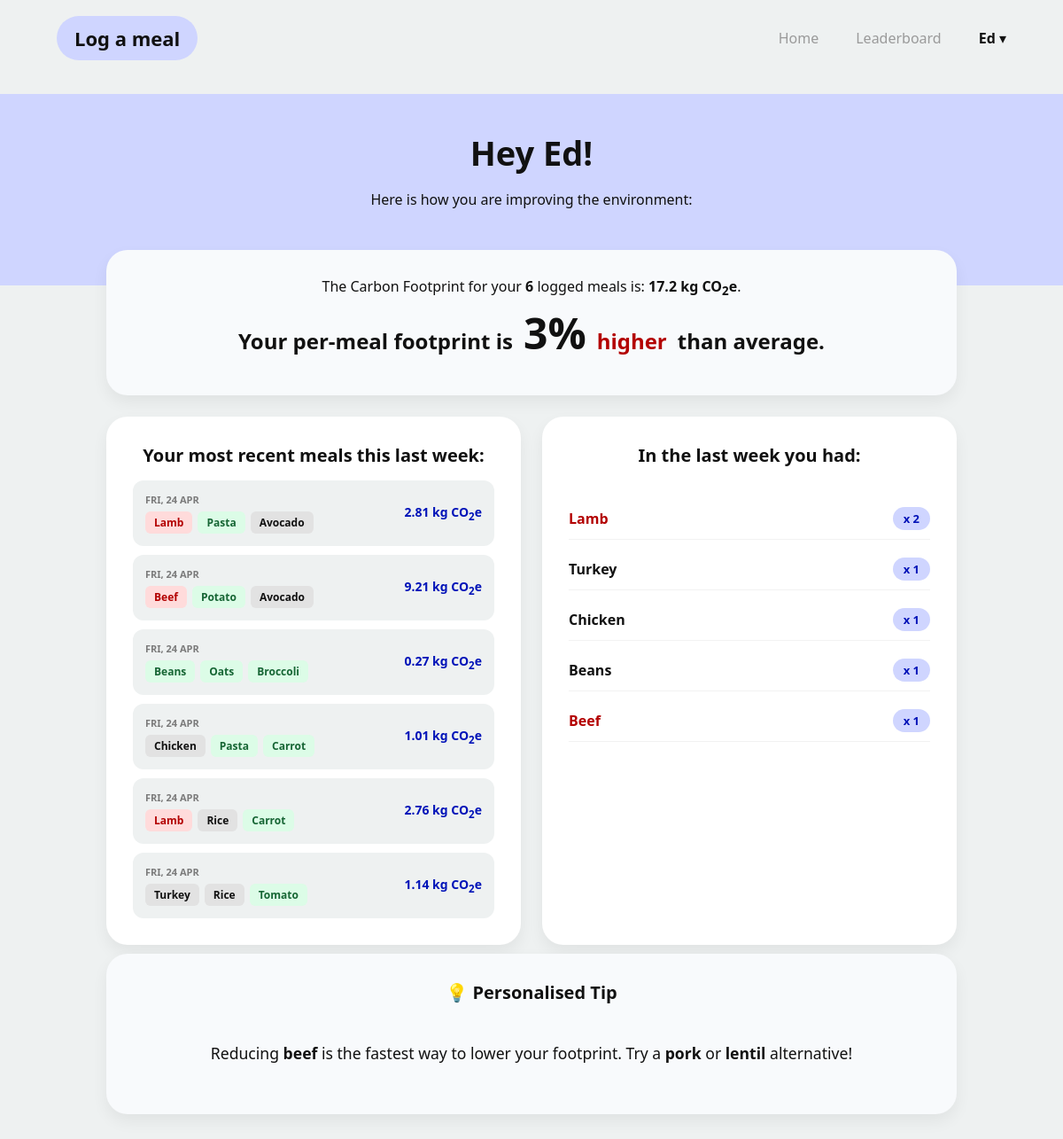
The app's page / (signed in), older data.
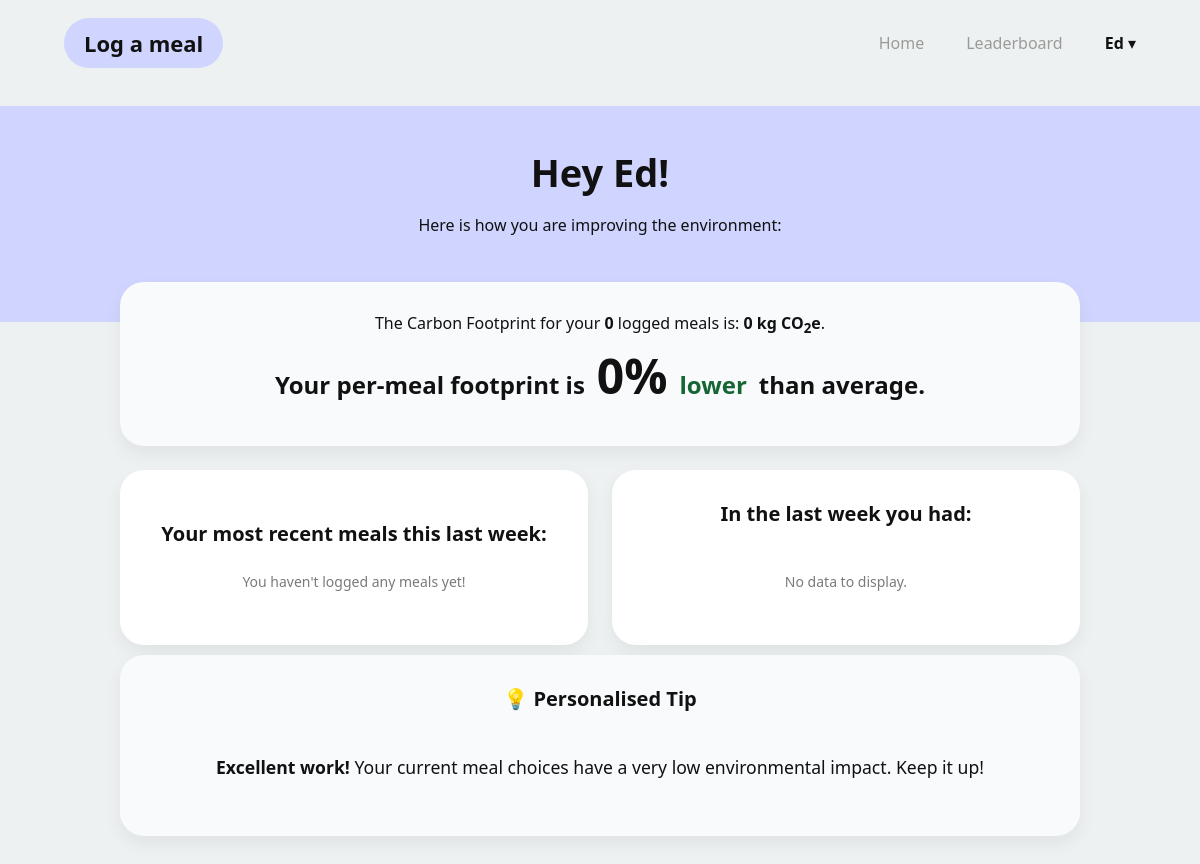
The same page, newer data.
### app/models.py (models this page shows, shortened)
class User(db.Model, UserMixin):
    __tablename__ = 'users'
    id: so.Mapped[int] = so.mapped_column(primary_key=True)
    username: so.Mapped[str] = so.mapped_column(sa.String(63), index=True, unique=True)
    email: so.Mapped[str] = so.mapped_column(sa.String(119), index=True, unique=True)
    password_hash: so.Mapped[Optional[str]] = so.mapped_column(sa.String(255))
    weekly_score: so.Mapped[int] = so.mapped_column(sa.Integer, index=True, default=0)
    meals: so.Mapped[list['Meal']] = so.relationship(back_populates='user')

class Meal(db.Model):
    id: so.Mapped[int] = so.mapped_column(primary_key=True)
    carb: so.Mapped[str] = so.mapped_column(sa.String(16))
    protein: so.Mapped[str] = so.mapped_column(sa.String(16))
    veg: so.Mapped[str] = so.mapped_column(sa.String(16))
    total_emissions: so.Mapped[float] = so.mapped_column(sa.Float, default=0)
    date_added: so.Mapped[str] = so.mapped_column(sa.Date, default=date.today())
    user_id: so.Mapped[int] = so.mapped_column(sa.ForeignKey(User.id), index=True)
    user: so.Mapped[User] = so.relationship(back_populates='meals')
    def get_qualitative_impact(self):
        if self.total_emissions < 0.5:
            qualitative_impact = "very_low"
        elif self.total_emissions < 1:
            qualitative_impact = "low"
        elif self.total_emissions < 2:
            qualitative_impact = "medium"
        elif self.total_emissions < 3:
            qualitative_impact = "high"
        else:
            qualitative_impact = "very_high"
        return qualitative_impact

### app/routes.py (the view)
@app.route("/", methods=["GET", "POST"])
def index():
    if current_user.is_authenticated:
        seven_days_ago = datetime.now().date() - timedelta(days=7)
        weekly_meals = [m for m in current_user.meals if m.date_added >= seven_days_ago]
        sorted_weekly_meals = sorted(weekly_meals, key=lambda x: x.id, reverse=True)
        tip_subset = sorted_weekly_meals[:7]
        tip_proteins = [m.protein.lower() for m in tip_subset]
        protein_count = {}
        weekly_total = 0
        for meal in weekly_meals:
            weekly_total += meal.total_emissions
            protein_count[meal.protein] = protein_count.get(meal.protein, 0) + 1
        sorted_protein_count = dict(
            sorted(protein_count.items(), key=lambda item: item[1],
                   reverse=True))  # just so it lists the protein count in the 'in the last week you had' in order of quantity (desc)
        num_meals = len(weekly_meals)
        comparison_delta = 0
        comparison_label = "lower"  # Default
        if num_meals > 0:
            user_avg_meal = weekly_total / num_meals
            global_avg_meal = 2.78
            raw_percent = (user_avg_meal / global_avg_meal) * 100
            comparison_delta = int(abs(100 - raw_percent))
            comparison_label = "higher" if raw_percent > 100 else "lower"
        return render_template("index.html",
                               meals_to_display=sorted_weekly_meals,
                               tip_proteins = tip_proteins,
                               protein_count=sorted_protein_count,
                               weekly_total=weekly_total,
                               num_meals=num_meals,
                               comparison_delta=comparison_delta,
                               comparison_label=comparison_label,
                               user_name=current_user.username)
    else:
        return render_template("LandingPage.html")

### app/models.py (called while the page is built)
@login.user_loader
def load_user(id):
    return db.session.get(User, int(id))

### app/templates/index.html (shortened to what this page needs)
{% extends "base.html" %}
{% block styles %}
<link rel="stylesheet" href="{{ url_for('static', filename='css/page_style.css') }}">
{% endblock %}
{% block content %}
<main class="dash">
    <section class="dash-hero">
        <h1 class="dash-title">{{"Hey " + user_name +"!" if user_name else "You are not logged in" }}</h1>
        <p class="dash-subtitle">Here is how you are improving the environment:</p>
    </section>
    <section class="stats">
        <div class="stat-card stat-card--full">
            <div class="dash-subtitle">
                The Carbon Footprint for your <strong>{{ num_meals }}</strong> logged meals is: <strong>{{
                weekly_total|round(2) }} kg
                CO<sub>2</sub>e</strong>.
            </div>
            <div class="comparison-display">
                <span class="comparison-label">Your per-meal footprint is</span>
                <span class="comparison-value">{{ comparison_delta }}%</span>
                <span class="comparison-label {% if comparison_label == 'higher' %}text-red{% else %}text-green{% endif %}">
        {{ comparison_label }}
    </span>
                <span class="comparison-label">than average.</span>
            </div>
        </div>
        <div class="stat-card">
            <div class="stat-title">Your most recent meals this last week:</div>
            <div class="history-list">
                {% set high_impact = ['beef', 'lamb', 'shrimp'] %}
                {% set low_impact = ['tofu', 'lentils', 'chickpeas', 'beans', 'bread', 'potato', 'pasta', 'oats',
                'carrot', 'broccoli', 'tomato', 'onion'] %}
                {% for meal in meals_to_display %}
                <div class="history-item">
                    <div class="history-left">
                        <div class="history-date">{{ meal.date_added.strftime('%a, %d %b') }}</div>
                        <div class="history-ingredients">
                            <span class="ing-tag {% if meal.protein in high_impact %}ing-tag--high{% elif meal.protein in low_impact %}ing-tag--low{% endif %}">
                                {{ meal.protein }}
                            </span>
                            <span class="ing-tag {% if meal.carb in high_impact %}ing-tag--high{% elif meal.carb in low_impact %}ing-tag--low{% endif %}">
                                {{ meal.carb }}
                            </span>
                            <span class="ing-tag {% if meal.veg in high_impact %}ing-tag--high{% elif meal.veg in low_impact %}ing-tag--low{% endif %}">
                                {{ meal.veg }}
                            </span>
                        </div>
                    </div>
                    <div class="history-emission {% if meal.get_qualitative_impact() in ['high', 'very_high'] %}history-emission--high{% endif %}">
                        {{ meal.total_emissions|round(2) }} kg CO<sub>2</sub>e
                    </div>
                </div>
                {% else %}
                <div class="stat-label" style="margin-top: 10px;">You haven't logged any meals yet!</div>
                {% endfor %}
            </div>
        </div>
        <div class="stat-card stat-card--right">
            <div class="stat-title">In the last week you had:</div>
            <div class="freq-container">
                <div class="freq-list">
                    {% for k, v in protein_count.items() %}
                    <div class="freq-item">
                        <div class="freq-name {% if k in high_impact %}freq-name--high{% endif %}">
                            {{ k }}
                        </div>
                        <div class="freq-count">x {{ v }}</div>
                    </div>
                    {% else %}
                    <div class="stat-label" style="margin-top: 10px;">No data to display.</div>
                    {% endfor %}
                </div>
            </div>
        </div>
    </section>
    <section class="stats">
        <div class="stat-card stat-card--full" style="margin-top: 20px;">
            <div class="stat-title" style="text-align: center;">💡 Personalised Tip</div>
            <div class="tip-content" style="text-align: center; font-size: 1.1rem; padding: 10px 0;">
                {% if "beef" in tip_proteins %}
                <p>Reducing <strong>beef</strong> is the fastest way to lower your footprint. Try a
                    <strong>pork</strong> or <strong>lentil</strong> alternative!</p>
                {% elif "lamb" in tip_proteins %}
                <p><strong>Lamb</strong> has a high carbon cost. Consider swapping it for <strong>turkey</strong> or
                    <strong>beans</strong> next time.</p>
                {% elif "shrimp" in tip_proteins %}
                <p>Farmed <strong>shrimp</strong> can have a high impact. Have you tried <strong>wild-caught
                    fish</strong> or <strong>tofu</strong>?</p>
                {% elif "pork" in tip_proteins %}
                <p>You're doing great! Swapping <strong>pork</strong> for <strong>chickpeas</strong> or
                    <strong>tofu</strong> would lower your impact even further.</p>
                {% else %}
                <p><strong>Excellent work!</strong> Your current meal choices have a very low environmental impact. Keep
                    it up!</p>
                {% endif %}
            </div>
        </div>
    </section>
</main>
{% endblock %}

### app/templates/base.html (shortened to what this page needs)
<!DOCTYPE html>
<html lang="en">
<head>
    <link rel="stylesheet" href="{{ url_for('static', filename='css/style.css') }}">
    {% block styles %}{% endblock %}
</head>
<body>
<header class="nav">
    <div class="nav-inner">
        <div class="nav-brand">
            {% if current_user.is_authenticated %}
            <a href="{{ url_for('log_meal') }}">Log a meal</a>
            {% else %}
            <a href="#" class="nav-link--disabled">Log a meal</a>
            {% endif %}
        </div>
        <nav class="nav-links">
            <a href="{{ url_for('index') }}">Home</a>
            {% if current_user.is_authenticated %}
            <a href="{{ url_for('leaderboard') }}">Leaderboard</a>
            <div class="nav-user-dropdown">
                <button class="dropdown-trigger">
                    <strong>{{ current_user.username }}</strong> ▾
                </button>
            </div>
            {% else %}
            <a href="{{ url_for('login') }}">Login</a>
            <a href="{{ url_for('signup') }}" class="nav-cta">Sign Up</a>
            {% endif %}
        </nav>
    </div>
</header>
{% block content %}
{% endblock %}
</body>
</html>

### app/static/css/style.css (style rules this page uses)
*, *::before, *::after { box-sizing: border-box; }
:root { --bg-main: #ffffff; --bg-page: #eef1f1; --lavender: #cfd5ff; --blue-primary: #0b3dff; --blue-dark: #0013b8; --text-main: #111111; --text-muted: #7a7a7a; --text-nav: #9a9a9a; --card-bg: #ffffff; --shadow-sm: 0 8px 18px rgba(0, 0, 0, 0.06); --container-max: 1120px; --text-danger: #b30000; --bg-danger: #ffdbdb; --text-success: #166534; --bg-success: #dcfce7; }
body { margin: 0; font-family: system-ui, -apple-system, sans-serif; background: var(--bg-main); color: var(--text-main); }
.nav-inner { max-width: var(--container-max); margin: 0 auto; padding: 22px 24px; display: flex; align-items: center; justify-content: space-between; }
.nav-brand a { text-decoration: none; color: var(--text-main); font-weight: 700; font-size: 22px; padding: 10px 20px; border-radius: 999px; background: var(--lavender); transition: filter 0.2s; }
.nav-links { list-style: none; display: flex; align-items: center; gap: 42px; }
.nav-links a { text-decoration: none; color: var(--text-nav); font-weight: 500; }
.nav-user-dropdown { position: relative; display: inline-block; }
.dropdown-trigger { background: none; border: none; color: var(--text-main); font-size: 16px; cursor: pointer; padding: 10px 0; font-family: inherit; }
.nav-user-dropdown::after { content: ""; position: absolute; top: 100%; left: 0; width: 100%; height: 15px; }

### app/static/css/page_style.css (style rules this page uses)
body { background: var(--bg-page); }
.dash-hero { background: var(--lavender); padding: 40px 20px 70px; text-align: center; }
.dash-title { margin: 0; font-size: 38px; font-weight: 800; }
.stats { max-width: 1000px; margin: -40px auto 30px; padding: 0 20px; display: grid; grid-template-columns: 1fr 1fr; gap: 24px; }
.stat-card { background: var(--card-bg); border-radius: 24px; box-shadow: var(--shadow-sm); padding: 30px; display: flex; flex-direction: column; }
.stats .stat-card { text-align: center; justify-content: center; min-height: 140px; }
.stat-card--full { grid-column: 1 / -1; display: flex; flex-direction: column; align-items: center; background-color: #f8fafc; text-align: center; }
.comparison-display { display: flex; align-items: baseline; justify-content: center; gap: 12px; margin: 15px 0; }
.comparison-value { font-size: 48px; font-weight: 800; color: var(--text-main); line-height: 1; }
.comparison-label { font-size: 24px; font-weight: 700; }
.text-green { color: var(--text-success); }
.stat-title { font-size: 20px; font-weight: 800; margin-bottom: 15px; }
.stat-label { font-size: 14px; color: var(--text-muted); margin-bottom: 4px; }
.history-list, .freq-list { display: flex; flex-direction: column; gap: 10px; }
.freq-container { flex-grow: 1; display: flex; flex-direction: column; justify-content: flex-start; padding: 20px 0; }

Row changes from the older to the newer data that the page shows:
removed Meal: date_added "FRI, 24 APR", protein "Lamb", carb "Pasta", veg "Avocado", total_emissions "2.81", shown under "Hey Ed!"
removed Meal: date_added "FRI, 24 APR", protein "Beef", carb "Potato", veg "Avocado", total_emissions "9.21", v "1"
removed Meal: date_added "FRI, 24 APR", protein "Beans", carb "Oats", veg "Broccoli", total_emissions "0.27", v "1"
removed Meal: date_added "FRI, 24 APR", protein "Chicken", carb "Pasta", veg "Carrot", total_emissions "1.01", v "1"
removed Meal: date_added "FRI, 24 APR", protein "Lamb", carb "Rice", veg "Carrot", total_emissions "2.76", v "2"
removed Meal: date_added "FRI, 24 APR", protein "Turkey", carb "Rice", veg "Tomato", total_emissions "1.14", v "1"
Text that changed along with them:
{{ num_meals }}: "6" → "0"
{{ weekly_total|round(2) }}: "17.2" → "0"
{{ comparison_delta }}: "3" → "0"
{{ comparison_label }}: "higher" → "lower"
text no longer shown: "Reducing beef is the fastest way to lower your footprint. Try a pork or lentil alternative!"
text now shown: "You haven't logged any meals yet! No data to display. Excellent work! Your current meal choices have a very low environmental impact. Keep it up!"
